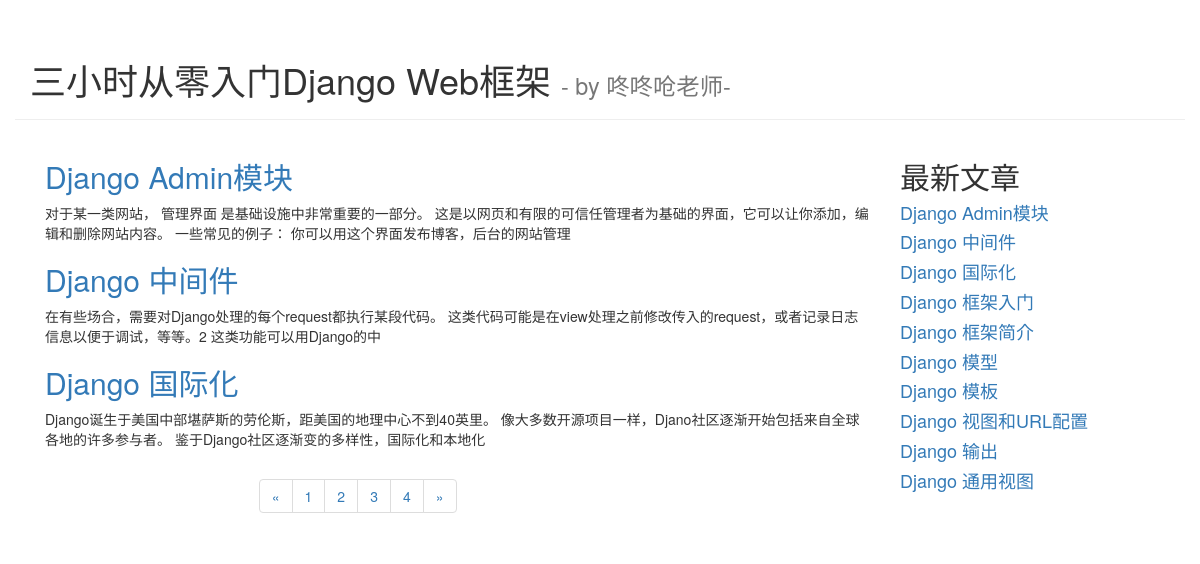
The app's page /blog/index with its own data.
### blog/models.py (models this page shows, shortened)
class Article(models.Model):
    article_id = models.AutoField(primary_key=True)
    title = models.TextField()
    brief_content = models.TextField()
    content = models.TextField()
    publish_date = models.DateTimeField(auto_now=True)

### blog/views.py (the view)
# urls.py: path('index', blog.views.get_index_page),
def get_index_page(request):
    page = request.GET.get('page')
    if page:
        page = int(page)
    else:
        page = 1
    all_article = Article.objects.all()
    item_per_page = 3
    paginator = Paginator(all_article, item_per_page)
    page_article_list = paginator.get_page(page)
    top10_article_list = __get_top10_article_list()
    page_num = paginator.num_pages
    return render(request, 'blog/index.html',
                  {
                      'page_article_list': page_article_list,  # 页面文章列表
                      'top10_article_list': top10_article_list,  # top10文章列表
                      'page_num': range(1, page_num + 1),  # 分页数量
                      'curr_page': page,  # 当前页面index
                      'previous_page': 1 if (page - 1) == 0 else (page - 1),  # 前一页index
                      'next_page': page_num if (page + 1) > page_num else page + 1  # 后一页index
                  })

### blog/views.py (called while the page is built)
def __get_top10_article_list():
    top10_article = Article.objects.order_by('publish_date')[:10]
    return top10_article

### blog/templates/blog/index.html (shortened to what this page needs)
<!DOCTYPE html>
<html lang="en">
<head>
    <link rel="stylesheet" href="https://cdn.jsdelivr.net/npm/bootstrap@3.3.7/dist/css/bootstrap.min.css"
>
</head>
<body>
<div class="container page-header">
    <h1> 三小时从零入门Django Web框架
        <small>- by 咚咚呛老师-</small>
    </h1>
</div>
<div class="container  page-body">
    <div class="col-md-9" role="main">
        <div class="body-main">
            {% for article in page_article_list %}
            <div>
                <h2><a href="/blog/detail/{{article.article_id}}">{{ article.title }}</a></h2>
                <p>
                    {{ article.brief_content }}
                </p>
            </div>
            {% endfor %}
        </div>
        <div class="body-footer">
            <div class="row">
                <div class="col-md-4 col-md-offset-3">
                    <nav aria-label="Page navigation">
                        <ul class="pagination">
                            <li>
                                <a href="/blog/index?page={{previous_page}}" aria-label="Previous">
                                    <span aria-hidden="true">&laquo;</span>
                                </a>
                            </li>
                            {% for num in page_num %}
                            <li><a href="/blog/index?page={{num}}">{{num}}</a></li>
                            {% endfor %}
                            <li>
                                <a href="/blog/index?page={{next_page}}" aria-label="Next">
                                    <span aria-hidden="true">&raquo;</span>
                                </a>
                            </li>
                        </ul>
                    </nav>
                </div>
            </div>
        </div>
    </div>
    <div class="col-md-3 page-sidebar" role="complementary">
        <div>
            <h2>最新文章</h2>
            {% for article in top10_article_list %}
            <h4><a href="/blog/detail/{{article.article_id}}">{{ article.title }}</a></h4>
            {% endfor %}
        </div>
    </div>
</div>
</body>
</html>

### records on screen
Article: title "Django Admin模块", brief_content "对于某一类网站， 管理界面 是基础设施中非常重要的一部分。 这是以网页和有限的可信任管理者为基础的界面，它可以让你添加，编辑和删除网站内容。 一些常见的例子： 你可以用这个界面发布博客，后台的网站管理"
Article: title "Django 中间件", brief_content "在有些场合，需要对Django处理的每个request都执行某段代码。 这类代码可能是在view处理之前修改传入的request，或者记录日志信息以便于调试，等等。2 这类功能可以用Django的中"
Article: title "Django 国际化", brief_content "Django诞生于美国中部堪萨斯的劳伦斯，距美国的地理中心不到40英里。 像大多数开源项目一样，Djano社区逐渐开始包括来自全球各地的许多参与者。 鉴于Django社区逐渐变的多样性，国际化和本地化"
Article: title "Django 框架入门"
Article: title "Django 框架简介"
Article: title "Django 模型"
Article: title "Django 模板"
Article: title "Django 视图和URL配置"
Article: title "Django 输出"
Article: title "Django 通用视图"

### other values on screen
{{ num }} "1" "2" "3" "4"
